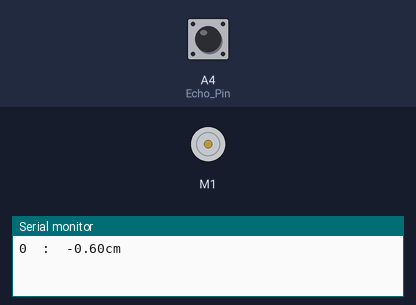
Bench run of a sketch on a simulated Arduino Uno, built with avr-gcc and run on an emulated ATmega328P. Shown: DC motor (green arrow = forward, orange = backward, longer = faster), the last lines printed to the serial monitor. The test bench sets the inputs (shaded band); at power-on: A4 (Echo_Pin) LOW.

Above: at 1.2 s.
1.3 s: A4 (Echo_Pin) pulsed HIGH 2 times (0.12 s each, 0.3 s apart)
At 1.9 s:
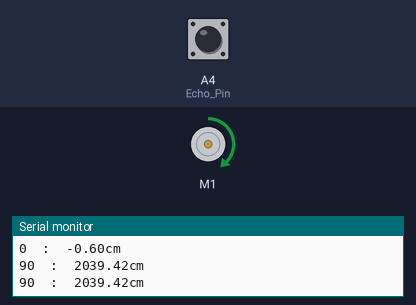
Timing chart, 0 to 4.3 s (numbered marks = the images above; inputs shaded):
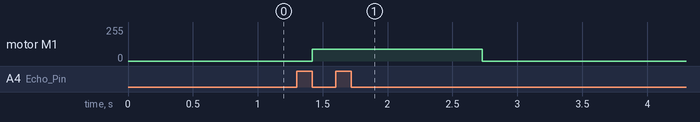

Measured:
- after the input at 1.3 s, motor M1: stopped → forward 90/255 after 0.12 s, → stopped 1.3 s later

The sketch:

Integration_testing.ino
```cpp
#include <SoftwareSerial.h>
#include <AFMotor.h>

int Trig_Pin = A5;
int Echo_Pin = A4;

AF_DCMotor motor_1(1);

void setup() {
  motor_1.setSpeed(70);
  motor_1.run(RELEASE);
  pinMode(Trig_Pin, OUTPUT);
  pinMode(Echo_Pin, INPUT);

  Serial.begin(9600);
}

void loop() {
  float Duration, Distance;
  digitalWrite(Trig_Pin, HIGH);
  delay(10);
  digitalWrite(Trig_Pin, LOW);
  Duration = pulseIn(Echo_Pin, HIGH);
  Distance = (((float) (340 * Duration) / 10000) / 2) - 0.6;

  if (Distance <= 10) {
    motor_1.setSpeed(0);
    motor_1.run(RELEASE);
    Serial.print("0  :  ");
  }
  else if (Distance <= 15) {
    motor_1.setSpeed(40);
    motor_1.run(FORWARD);
    Serial.print("40  :  ");
  }
  else if (Distance <= 20) {
    motor_1.setSpeed(50);
    motor_1.run(FORWARD);
    Serial.print("50  :  ");
  }
  else if (Distance <= 25) {
    motor_1.setSpeed(60);
    motor_1.run(FORWARD);
    Serial.print("60  :  ");
  }
  else if (Distance <= 30) {
    motor_1.setSpeed(70);
    motor_1.run(FORWARD);
    Serial.print("70  :  ");
  }
  else {
    motor_1.setSpeed(90);
    motor_1.run(FORWARD);
    Serial.print("90  :  ");
  }

  Serial.print(Distance);                     // 시리얼 창에 줄바꿈 없이 거리 출력
  Serial.println("cm");                       // 단위 출력
}
```
